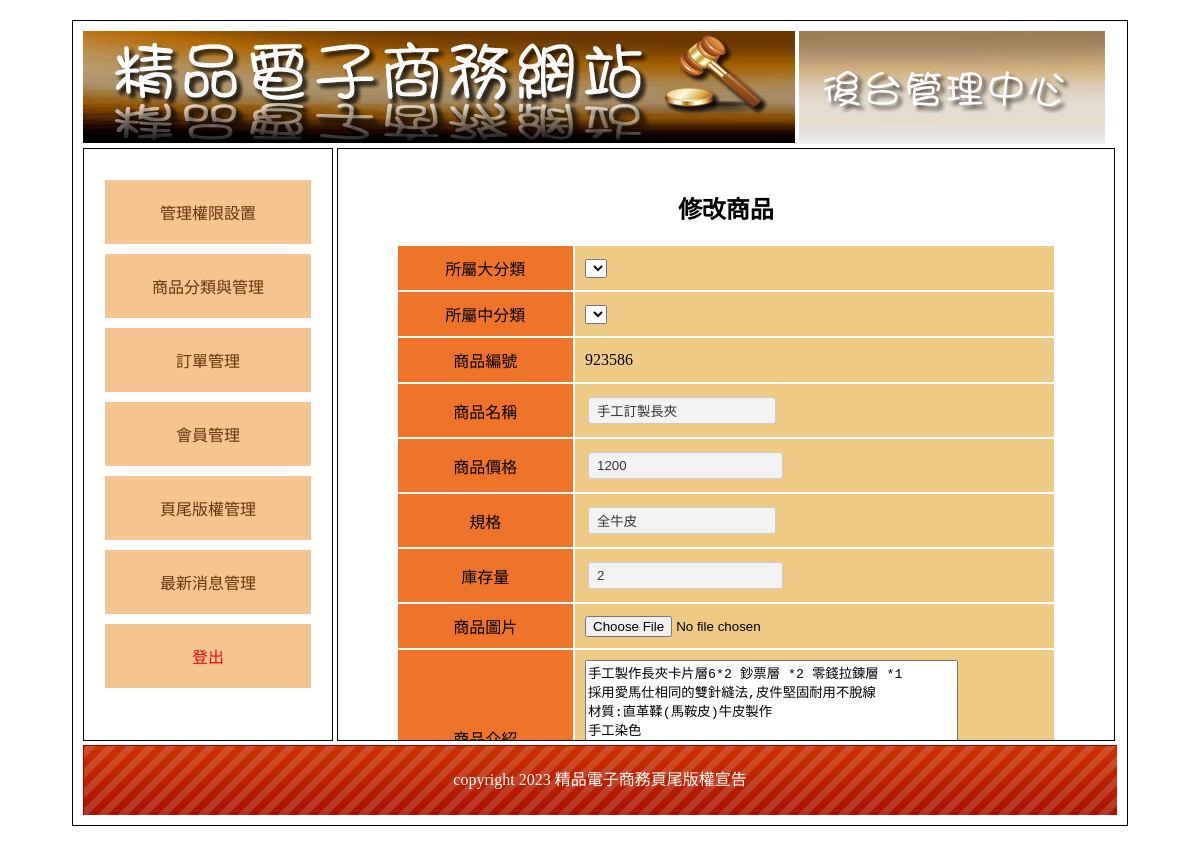
Page /backend.php?do=edit_goods&id=1 on the committed database.
### tables this page shows
CREATE TABLE `goods` (
  `id` int(10) UNSIGNED NOT NULL,
  `no` text NOT NULL,
  `name` text NOT NULL,
  `price` int(10) UNSIGNED NOT NULL,
  `spec` text NOT NULL,
  `stock` int(10) UNSIGNED NOT NULL,
  `img` text NOT NULL,
  `intro` text NOT NULL,
  `big` int(10) UNSIGNED NOT NULL,
  `mid` int(10) UNSIGNED NOT NULL,
  `sh` int(1) UNSIGNED NOT NULL
);

CREATE TABLE `bottoms` (
  `id` int(10) UNSIGNED NOT NULL,
  `bottom` text NOT NULL
);

### base.php (called while the page is built, shortened)
<?php
include_once __DIR__ . "/controller/Bottom.php";
$Bottom=new Bottom;
$Goods=new Goods;

### controller/DB.php (called while the page is built, shortened)
<?php
class DB{
    protected $table;
    protected $dsn="mysql:host=localhost;charset=utf8;dbname=db25";
    protected $pdo;
    function __construct($table)
    {
        $this->table=$table;
        $this->pdo=new PDO($this->dsn,'root','');
    }
    function find($arg){
        $sql="select * from $this->table ";
        $sql=$this->sql_one($sql,$arg);
        return $this->pdo->query($sql)->fetch(PDO::FETCH_ASSOC);
    }
    protected function sql_one($sql,$arg){
        if(is_array($arg)){
            $tmp=$this->a2s($arg);
            $sql=$sql . " where " . join(" && ",$tmp);
        }else{
            $sql=$sql . " where `id`='$arg'";
        }
        return $sql;
    }
}

### controller/Bottom.php (called while the page is built, shortened)
<?php
include_once "DB.php";
class Bottom extends DB{
    function bot(){
        return $this->find(1)['bottom'];
    }
}

### view/backend/edit_goods.php (the view, shortened to what this page needs)
<?php $row=$Goods->find($_GET['id']);?>
<h2 class="ct">修改商品</h2>
<form action="./api/save_goods.php" method="post" enctype="multipart/form-data">
<table class="all">
    <tr>
        <td class="tt ct">所屬大分類</td>
        <td class="pp">
            <select name="big" id="big">
            </select>
        </td>
    </tr>
    <tr>
        <td class="tt ct">所屬中分類</td>
        <td class="pp">
            <select name="mid" id="mid"></select>
        </td>
    </tr>
    <tr>
        <td class="tt ct">商品編號</td>
        <td class="pp" id="no">
            <?=$row['no'];?>
        </td>
    </tr>
    <tr>
        <td class="tt ct">商品名稱</td>
        <td class="pp">
            <input type="text" name="name" value="<?=$row['name'];?>">
        </td>
    </tr>
    <tr>
        <td class="tt ct">商品價格</td>
        <td class="pp">
            <input type="number" name="price" value="<?=$row['price'];?>">
        </td>
    </tr>
    <tr>
        <td class="tt ct">規格</td>
        <td class="pp">
            <input type="text" name="spec" value="<?=$row['spec'];?>">
        </td>
    </tr>
    <tr>
        <td class="tt ct">庫存量</td>
        <td class="pp">
            <input type="number" name="stock" value="<?=$row['stock'];?>">
        </td>
    </tr>
    <tr>
        <td class="tt ct">商品圖片</td>
        <td class="pp">
            <input type="file" name="img" id="img">
        </td>
    </tr>
    <tr>
        <td class="tt ct">商品介紹</td>
        <td class="pp">
            <textarea name="intro" id="intro" style="width:80%;height:150px"><?=$row['intro'];?></textarea>
        </td>
    </tr>
</table>
</form>

### backend.php (shortened to what this page needs)
<?php include_once "base.php"; ?>
<!DOCTYPE html PUBLIC "-//W3C//DTD XHTML 1.0 Transitional//EN" "http://www.w3.org/TR/xhtml1/DTD/xhtml1-transitional.dtd">
<html xmlns="http://www.w3.org/1999/xhtml">
<head>
	<link href="./css/css.css" rel="stylesheet" type="text/css">
</head>
<body>
	<div id="main">
		<div id="top">
			<a href="index.php">
				<img src="./icon/0416.jpg">
			</a>
			<img src="./icon/0417.jpg">
		</div>
		<div id="left" class="ct">
			<div style="min-height:400px;">
				<a href="?do=admin">管理權限設置</a>
				<a href="?do=th">商品分類與管理</a>
				<a href="?do=order">訂單管理</a>
				<a href="?do=user">會員管理</a>
				<a href="?do=bot">頁尾版權管理</a>
				<a href="?do=news">最新消息管理</a>
				<a href="./api/logout.php?do=admin" style="color:#f00;">登出</a>
			</div>
		</div>
		<div id="right">
			<?php
			$do = $_GET['do'] ?? 'admin';
			$table = ucfirst($do);
			$file = "./view/backend/{$do}.php";
			if (isset($$table)) {
				$$table->front();
			} else if (file_exists($file)) {
				include $file;
			} else {
				include "./view/backend/admin.php";
			}
			?>
		</div>
		<div id="bottom" style="line-height:70px; color:#FFF; background:url(icon/bot.png);" class="ct">
			<?= $Bottom->bot(); ?>
		</div>
	</div>
</body>
</html>

### css/css.css (style rules this page uses)
body { font-family:"微軟正黑體"; }
#main { width:1034px; padding:10px; margin:20px auto 20px auto; border:#000 solid 1px; min-height:768px; }
#top a { color:#CE631C; text-decoration:none; }
#left { display:inline-block; width:20%; padding:2%; min-height:550px; vertical-align:top; border:#000 1px solid; }
#left a { display:block; padding:20px 5px 20px 5px; text-decoration:none; background:#F4C591; margin:10px auto 10px auto; color:#65350A; }
.ct { text-align:center; }
#right { display:inline-block; width: 71%; padding:2%; height: 550px; border:#000 1px solid; overflow: auto; }
#bottom { height:70px; background:url(icon/bot.png); background-size:cover; }
.all { width:90%; margin:10px auto 10px auto; }
.all td { min-width:50px; padding:10px; }
.tt { background:#EF7429; }
.pp { background:#EFCA85; }
input[type=text],input[type=password],input[type=submit],button,.button,input[type=reset],input[type=button],select，textarea,input[type=number] { background:#F3F3F3; border:#CCC 1px solid; border-radius:3px; padding:5px 8px 5px 8px; text-decoration:none; margin:3px; color:#333; }
input[type=text],input[type=password] { width:170px; }

### rows in the picture
goods: no "923586", name "手工訂製長夾", price "1200", spec "全牛皮", stock "2", intro "手工製作長夾卡片層6*2 鈔票層 *2 零錢拉鍊層 *1 採用愛馬仕相同的雙針縫法,皮件堅固耐用不脫線 材質:直革鞣(馬鞍皮)牛皮製作 手工染色"
bottoms: bottom "copyright 2023 精品電子商務頁尾版權宣告"
